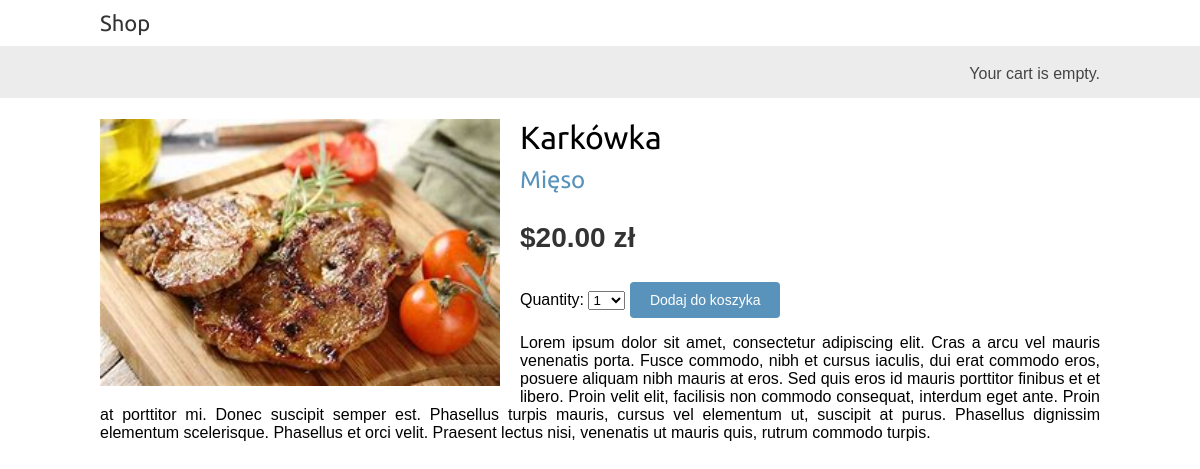
The page /2/karkowka/ on the database its author committed.
### shop/models.py (models this page shows, shortened)
class Product(models.Model):
    category = models.ForeignKey(Category, related_name='products', on_delete=models.CASCADE)
    name = models.CharField(max_length=200, db_index=True)
    slug = models.SlugField(max_length=200, db_index=True)
    image = models.ImageField(upload_to='products/%Y/%m/%d', blank=True)
    description = models.TextField(blank=True)
    price = models.DecimalField(max_digits=10, decimal_places=2)
    available = models.BooleanField(default=True)
    created = models.DateTimeField(auto_now_add=True)
    updated = models.DateTimeField(auto_now=True)
    class Meta:
        ordering = ('name',)
        index_together = (('id', 'slug'),)

class Category(models.Model):
    name = models.CharField(max_length=200, db_index=True)
    slug = models.SlugField(max_length=200, db_index=True, unique=True)
    class Meta:
        ordering = ('name',)
        verbose_name = 'category'
        verbose_name_plural = 'categories'
    def __str__(self):
        return self.name
    def get_absolute_url(self):
        return reverse('shop:product_list_by_category', args=[self.slug])

### shop/views.py (the view)
# urls.py: path('<int:id>/<slug:slug>/', views.product_detail, name='product_detail'),
def product_detail(request, id, slug):
    product = get_object_or_404(Product, id=id, slug=slug, available=True)
    cart_product_form = CartAddProductForm()
    return render(request, 'shop/product/detail.html', {'product': product, 'cart_product_form': cart_product_form})

### cart/forms.py
class CartAddProductForm(forms.Form):
    quantity = forms.TypedChoiceField(choices=PRODUCT_QUANTITY_CHOICES, coerce=int)
    override = forms.BooleanField(required=False, initial=False, widget=forms.HiddenInput)

### cart/cart.py (called while the page is built)
    def __len__(self):
        return sum(item['quantity'] for item in self.cart.values())

### cart/context_processors.py (called while the page is built)
def cart(request):
    return {'cart': Cart(request)}

### shop/templates/shop/product/detail.html (shortened to what this page needs)
{% extends "shop/base.html" %}
{% load static %}
{% block content %}
  <div class="product-detail">
    <img src="{% if product.image %}{{ product.image.url }}{% else %}
    {% static "img/no_image.png" %}{% endif %}">
    <h1>{{ product.name }}</h1>
    <h2>
      <a href="{{ product.category.get_absolute_url }}">
        {{ product.category }}
      </a>
    </h2>
    <p class="price">${{ product.price }} zł</p>
    <form action="{% url 'cart:cart_add' product.id %}" method="post">
      {{ cart_product_form }}
      <input type="submit" value="Dodaj do koszyka">
    </form>
    {{ product.description|linebreaks }}
  </div>
{% endblock %}

### shop/static/css/base.css (style rules this page uses)
body { margin:0; padding:0; font-family:helvetica, sans-serif; }
h1, h2, h3, h4, h5 , h6 { font-family: 'Ubuntu', sans-serif; font-weight:normal; }
a { text-decoration:none; color:#5993bb; }
a.button, input[type="submit"] { color:#fff; background:#5993bb; border-radius:4px; padding:10px 20px; font-size:14px; border:0; }
.product-detail { text-align:justify; }
.product-detail .price { color:#333; font-size:28px; font-weight:bold; }
.product-detail img { width:40%; float:left; padding:0 20px 20px 0; }
.product-detail h1 { margin-bottom:0; }
.product-detail h2 { margin-top:10px; }

### rows shown on the page
Product: image (picture), name "Karkówka", category "Mięso", price "20.00", description "Lorem ipsum dolor sit amet, consectetur adipiscing elit. Cras a arcu vel mauris venenatis porta. Fusce commodo, nibh et cursus iaculis, dui erat commodo eros, posuere aliquam nibh mauris at eros. Sed quis eros id mauris porttitor finibus et et libero. Proin velit elit, facilisis non commodo consequat, interdum eget ante. Proin at porttitor mi. Donec suscipit semper est. Phasellus turpis mauris, cursus vel elementum ut, suscipit at purus. Phasellus dignissim elementum scelerisque. Phasellus et orci velit. Praesent lectus nisi, venenatis ut mauris quis, rutrum commodo turpis."
